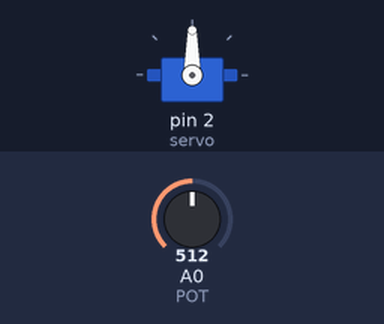
This sketch was run on a simulated Arduino Uno, built with avr-gcc and run on an emulated ATmega328P. Shown: servo. Inputs (shaded band) come from the test bench; at power-on: A0 (POT) = 512.

Above: at 1.2 s.
1.3 s: A0 (POT) set to 716
At 2.0 s:
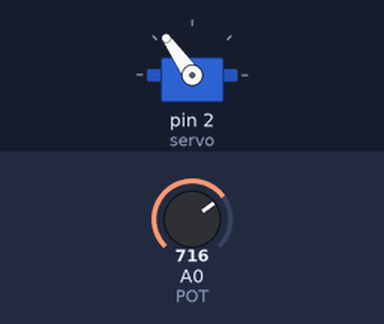
2.8 s: A0 (POT) set to 900
At 4.0 s:
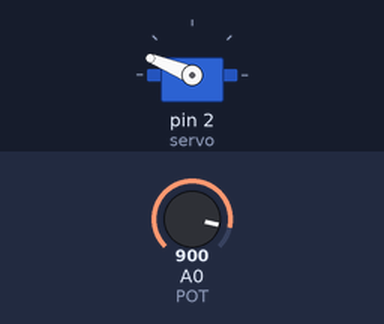
4.3 s: A0 (POT) set to 1023
At 5.4 s:
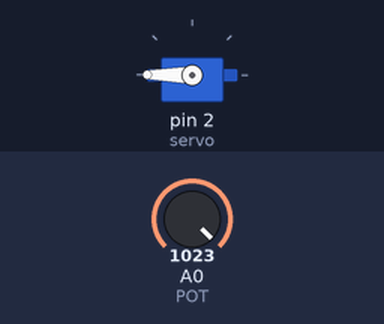
5.8 s: A0 (POT) set to 306
At 6.3 s:
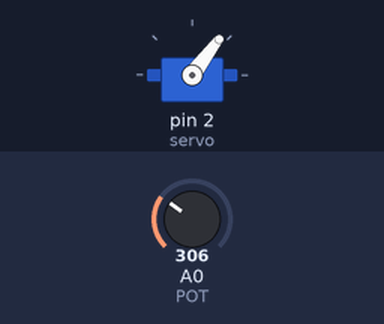
7.3 s: A0 (POT) set to 122
At 7.7 s:
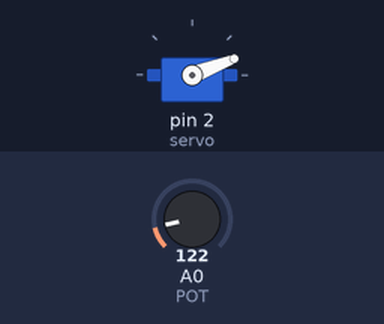
Timing chart, 0 to 9.8 s (numbered marks = the images above; inputs shaded):
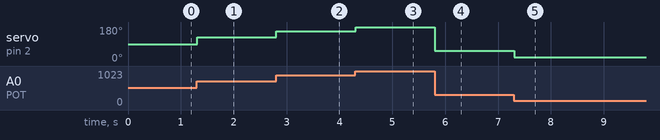

Measured:
- after the input at 1.3 s, servo on pin 2 (servo): 90° → 125° at once
- after the input at 2.8 s, servo on pin 2 (servo): 125° → 158° at once
- after the input at 4.3 s, servo on pin 2 (servo): 158° → 180° at once
- after the input at 5.8 s, servo on pin 2 (servo): 180° → 53° at once
- after the input at 7.3 s, servo on pin 2 (servo): 53° → 21° at once

The sketch:

Servo.ino
```cpp
#include <Servo.h>
#define POT 0
Servo servo;

int val;

void setup() {
  servo.attach(2);
}

void loop() {
  val = analogRead(POT);
  val = map(val, 0, 1023, 0, 180);
  servo.write(val);
  delay(15);
}
```
